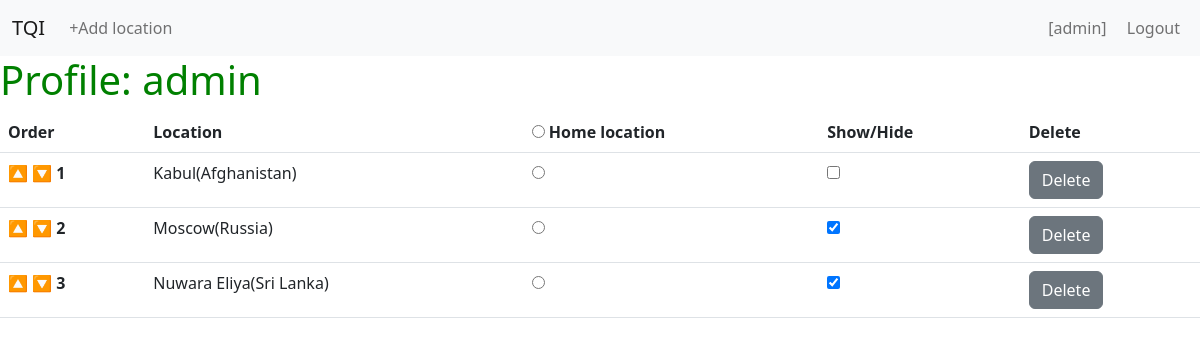
Screenshot of /profile/1 (signed in) with the database file from the repository.
### infopage/models.py (models this page shows, shortened)
class User(AbstractUser):
    pass

class Location(models.Model):
    user = models.ForeignKey(User, on_delete=models.CASCADE, related_name="user_locations")
    order = models.PositiveIntegerField()
    country = models.ForeignKey(Country, on_delete=models.CASCADE)
    city = models.ForeignKey(City, on_delete=models.CASCADE)
    is_home = models.BooleanField()
    show_hide = models.BooleanField()

class City(models.Model):
    name = models.CharField(max_length=64)
    latitude = models.DecimalField(max_digits=9, decimal_places=6)
    longitude = models.DecimalField(max_digits=9, decimal_places=6)
    population = models.PositiveIntegerField()
    timezone = models.CharField(max_length=64, blank=True)
    country = models.ForeignKey(Country, on_delete=models.CASCADE)

class Country(models.Model):
    name = models.CharField(max_length=64)
    country_code = models.CharField(max_length=8)
    latitude = models.DecimalField(max_digits=9, decimal_places=6)
    longitude = models.DecimalField(max_digits=9, decimal_places=6)
    population = models.PositiveIntegerField()

### infopage/views.py (the view)
# urls.py: path("profile/<int:user_id>", views.profile, name="profile"),
@login_required
def profile(request, user_id):
    user = User.objects.get(username=request.user)
    locations = user.user_locations.all().order_by("order")
    return render(request, "infopage/profile.html", {
        "locations": locations
    })

### infopage/templates/infopage/profile.html (shortened to what this page needs)
{% extends "infopage/layout.html" %}
{% load static %}
{% block body %}
  <h1>Profile: {{ user.username }}</h1>
  <table class="table table-hover table-responsive" >
    <thead>
      <tr>
        <th>Order</th>
        <th>Location</th>
        <th>
          <input type="radio" name="is_home_radio" id="not_yet_radio">
          <label for="not_yet_radio">Home location</label>
        </th>
        <th>Show/Hide</th>
        <th>Delete</th>
      </tr>
    </thead>
    <tbody id="profile">
      {% for location in locations %}
        <tr>
          <td >
            <button class="order_btn" id="order_up_btn_{{location.id}}" data-order="{{location.order}}" data-direction="up">🔼</button>
            <button class="order_btn" id="order_down_btn_{{location.id}}" data-order="{{location.order}}" data-direction="down">🔽</button>
            <b>{{ location.order }}</b>
          </td>
          <td>{{ location.city.name }}({{ location.country.name }})</td>
          {% if location.is_home %}
            <td>
              <input type="radio" name="is_home_radio" checked>
            </td>
            {% else %}
            <td>
              <input type="radio" name="is_home_radio">
            </td>
          {% endif %}
            <td>
              {% if location.show_hide  %}
                <input id="sh_checkbox_{{location.order}}" type="checkbox" checked>
              {% else %}
                <input id="sh_checkbox_{{location.order}}" type="checkbox">
              {% endif %}
            </td>
          <td><button class="del_btn btn btn-secondary">Delete</button></td>
        </tr>
      {% endfor %}
    </tbody>
  </table>
{% endblock %}

### infopage/templates/infopage/layout.html (shortened to what this page needs)
{% load static %}
<!DOCTYPE html>
<html lang="en">
	<head>
		<link class="nav-item"nk href="https://cdn.jsdelivr.net/npm/bootstrap@5.2.3/dist/css/bootstrap.min.css" rel="stylesheet">
		<link class="nav-item"nk rel="stylesheet" href="{% static 'infopage/style.css' %}">
	</head>
	<body>
		<nav class="navbar navbar-expand-md navbar-light bg-light">
			<div class="container-fluid">
				<div class="navbar-header">
					<a href="{% url 'index' %}" class="navbar-brand">TQI</a>
				</div>
				<div class="collapse navbar-collapse" id="navbarTogglerTQL">
					{% if user.is_authenticated %}
						<ul class="nav navbar-nav justify-content-between w-100">
							<li class="nav-item col-auto">
								<a id="add_location_link" class="nav-link" data-bs-toggle="modal" data-bs-target="#addLocation">+Add location</a>
							</li>
							<div class="col-auto ">
								<li class="nav-item" style="display: inline-block;">
									<a href="{% url 'profile' user.pk %}" class="nav-link">[{{ user.username }}]</a>
								</li>
								<li class="nav-item" style="display: inline-block;">
									<a href="{% url 'logout' %}" class="nav-link">Logout</a>
								</li>
							</div>
						</ul>
					{% endif %}
				</div>
			</div>
		</nav>
		{% block body %}
		{% endblock %}
	</body>
</html>

### infopage/static/infopage/style.css (style rules this page uses)
h1 { color: green; }
a[data-bs-target="#addLocation"] { cursor: pointer; }
.order_btn { border: none; background-color: white; padding: 0; }

### rows the page displays
User: username "admin"
Location: order "1", city.name "Kabul", country.name "Afghanistan"
Location: order "2", city.name "Moscow", country.name "Russia"
Location: order "3", city.name "Nuwara Eliya", country.name "Sri Lanka"
